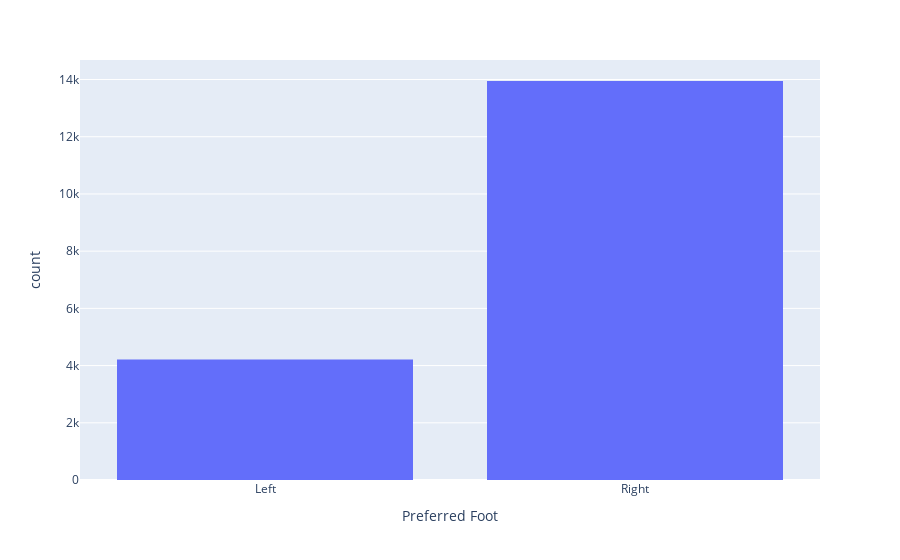

Notebook cell for this chart:
### Markdown cell above
# Визуализируйте соотношенеие между левшами и правшами (? сами найдите необходимую колонку в данных, считаем, что левша-правша ~ предпочтительная нога для ударов )

### Code cell
# Ваш гениальный код сюда
px.histogram(df, x='Preferred Foot')

### Figure 1 — Plotly figure (JSON) as saved in the notebook; plotly's stock layout.template omitted (floating-point values rounded to 4 significant figures; data arrays with more than 128 entries replaced by an {"elided": "..."} marker saying what was removed)
{"data": [{"alignmentgroup": "True", "bingroup": "x", "hovertemplate": "Preferred Foot=%{x}<br>count=%{y}<extra></extra>", "legendgroup": "", "marker": {"color": "#636efa", "pattern": {"shape": ""}}, "name": "", "offsetgroup": "", "orientation": "v", "showlegend": false, "type": "histogram", "x": {"elided": "18207 str values"}, "xaxis": "x", "yaxis": "y"}], "layout": {"barmode": "relative", "legend": {"tracegroupgap": 0}, "margin": {"t": 60}, "xaxis": {"anchor": "y", "domain": [0.0, 1.0], "title": {"text": "Preferred Foot"}}, "yaxis": {"anchor": "x", "domain": [0.0, 1.0], "title": {"text": "count"}}}}
